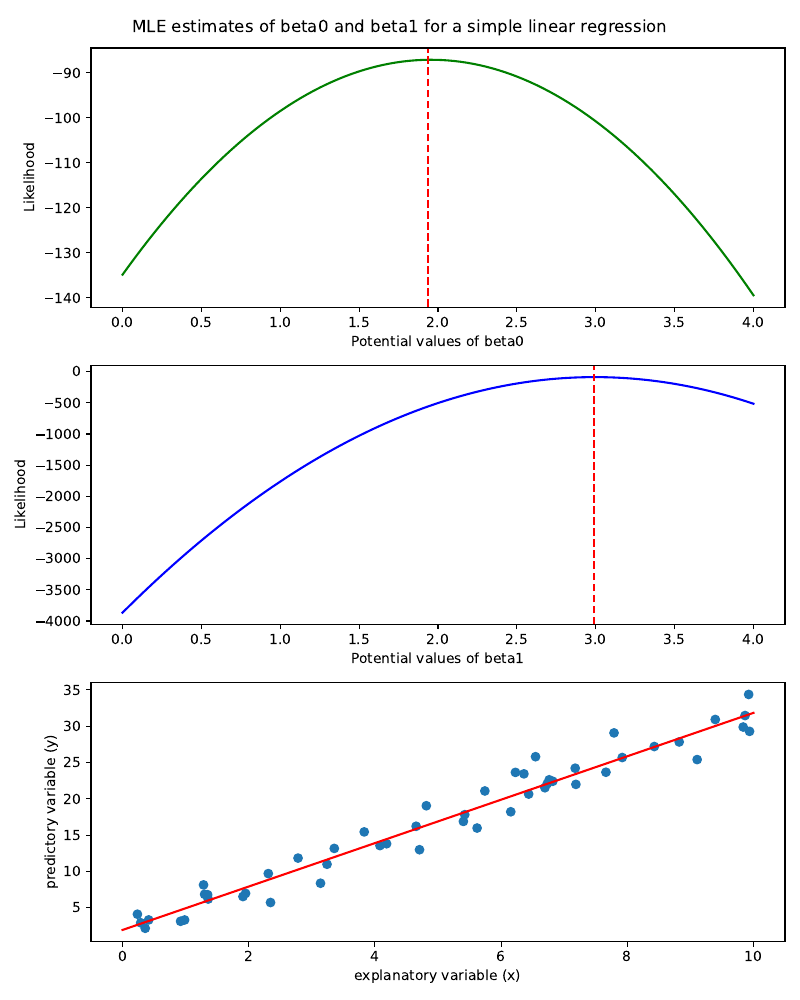

Recreate this plot in Python.
#!/usr/bin/python3

#Maximum Likelihood Estimation (MLE)-Linear regression
#---
#This script demonstrates Maximum Likelihood Estimation (MLE) to estimate the beta parameters
#(beta0 and beta1) for a simple linear regression model.
import numpy as np
import pandas as pd
import matplotlib.pyplot as plt


#Generate data
#---
n = 50 #sample size
beta0 = 2 #y-int
beta1 = 3 #slope
x = np.random.uniform(0, 10, n) #explanatory variable
noise = np.random.normal(0, 2, n) #normally distributed random error
y = beta0 + beta1 * x + noise #predictor variable


#MLE estimation
#---
#function to calculate the log-likelihood of y and x given beta0 and beta1
def likelihood(beta0, beta1):
    #calculate the predicted value for y
    y_pred = beta0 + beta1 * x
    
    #calculate the log-likelihood of y and x given beta0 and beta1
    #assume the errors are normally distributed: N~(0,1)
    likelihoods = -n * np.log(2 * np.pi) / 2 - n * np.log(1) - np.sum((y - y_pred)**2) / 4
    
    return likelihoods

#define the ranges for beta0 and beta1
beta0_range = np.linspace(0, 4, 100)
beta1_range = np.linspace(0, 4, 100)

#estimate the beta parameters using MLE
beta_likelihoods = []
for beta0 in beta0_range:
    for beta1 in beta1_range:
        beta_likelihoods.append({'beta0': beta0, 'beta1': beta1, 'likelihood': likelihood(beta0, beta1)})

#create a data frame of results
beta_likelihoods_df = pd.DataFrame(beta_likelihoods)

#find the estimates for beta0 and beta1 based on max log-likelihood
betas_mle = beta_likelihoods_df.loc[beta_likelihoods_df['likelihood'].idxmax()]
beta0_mle = betas_mle['beta0']
beta1_mle = betas_mle['beta1']

#print results
print(f"The MLE estimate for beta0 is {beta0_mle:.2f}.")
print(f"The MLE estimate for beta1 is {beta1_mle:.2f}.")


#Visualize MLE results
#---
#filter the data frame for beta0 and beta1 MLE estimates
beta0_df = beta_likelihoods_df[beta_likelihoods_df['beta1'] == beta1_mle]
beta1_df = beta_likelihoods_df[beta_likelihoods_df['beta0'] == beta0_mle]

#plot the results
fig, (ax1, ax2, ax3) = plt.subplots(nrows = 3, ncols = 1, figsize = (8, 10))
fig.suptitle("MLE estimates of beta0 and beta1 for a simple linear regression")

#create beta0 subplot
ax1.plot(beta0_df['beta0'], beta0_df['likelihood'], linestyle = '-', color = 'green')
ax1.set_xlabel('Potential values of beta0')
ax1.set_ylabel('Likelihood')
ax1.axvline(x = beta0_mle, linestyle = '--', color = 'red')

#create beta1 subplot
ax2.plot(beta1_df['beta1'], beta1_df['likelihood'], linestyle = '-', color = 'blue')
ax2.set_xlabel('Potential values of beta1')
ax2.set_ylabel('Likelihood')
ax2.axvline(x = beta1_mle, linestyle = '--', color = 'red')

#linear regression subplot
x_line = np.linspace(0, 10, 10)
y_line = beta0_mle + beta1_mle * x_line
ax3.scatter(x, y)
ax3.plot(x_line, y_line, color = 'red', linestyle = '-')
ax3.set_xlabel('explanatory variable (x)')
ax3.set_ylabel('predictory variable (y)')

plt.tight_layout()
plt.show()

fig.savefig('MLE_linear_regression.pdf', format = 'pdf') #save the plot as a pdf
